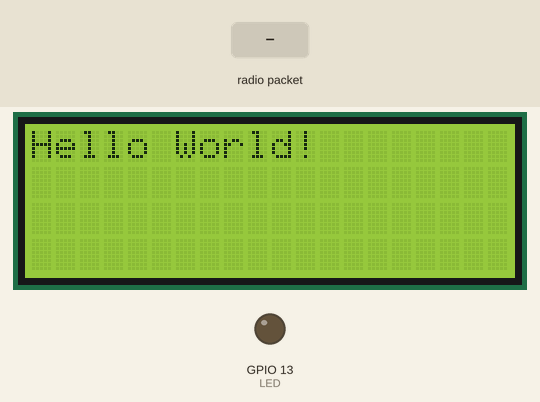
The sketch below on a simulated ESP32. Shown: 20×4 character LCD, output pins drawn as LEDs (lit = HIGH). The inputs (shaded band) are chosen by the test bench. No radio packets arrive unless stated; pins used as bus, display or sensor lines are not drawn; what the sketch prints to the serial monitor is not drawn.

Above: at 2.2 s.
2.3 s: radio packet "1" arrives
At 3.2 s:
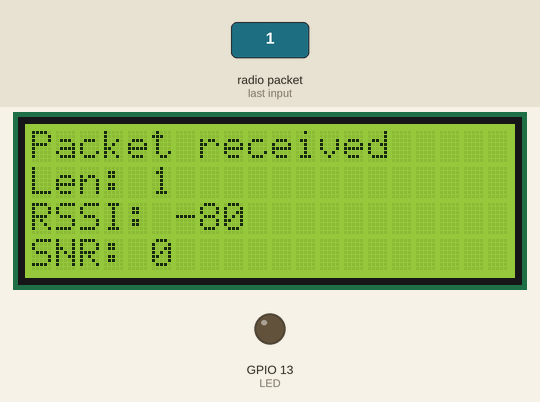
Timing chart, 0 to 5.3 s (numbered marks = the images above; inputs shaded):
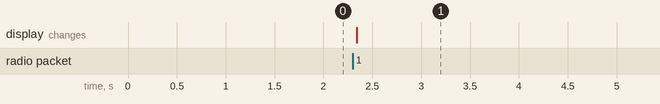

The sketch:

Opgave_ESP32.ino
```cpp
// Arduino9x_RX
// -*- mode: C++ -*-
// Example sketch showing how to create a simple messaging client (receiver)
// with the RH_RF95 class. RH_RF95 class does not provide for addressing or
// reliability, so you should only use RH_RF95 if you do not need the higher
// level messaging abilities.
// It is designed to work with the other example Arduino9x_TX

#include <SPI.h>
#include <RH_RF95.h>
#include <DIYables_LCD_I2C.h>

#define RFM95_CS 5
#define RFM95_RST 14
#define RFM95_INT 2
#define RF95_FREQ 433.0

// Change to 434.0 or other frequency, must match RX's freq!
//#define RF95_FREQ 915.0
DIYables_LCD_I2C lcd(0x27, 20, 4); // I2C address 0x27, 20 column and 4 rows

// Singleton instance of the radio driver
RH_RF95 rf95(RFM95_CS, RFM95_INT);

// Blinky on receipt
#define LED 13

void setup()
{
  //rf95.init();
  lcd.init(); // Initialize the LCD I2C display
  lcd.backlight();
  lcd.setCursor(0,0);
  lcd.print("Hello World!");
  delay(1000);
  pinMode(LED, OUTPUT);
  pinMode(RFM95_RST, OUTPUT);
  digitalWrite(RFM95_RST, HIGH);

  // manual reset
  digitalWrite(RFM95_RST, LOW);
  delay(10);
  digitalWrite(RFM95_RST, HIGH);
  delay(10);


  while (!rf95.init()) {
  Serial.println("LoRa radio init failed");
  while (1);
  }
  Serial.println("LoRa radio init OK!");

  // Defaults after init are 434.0MHz, modulation GFSK_Rb250Fd250, +13dbM
  if (!rf95.setFrequency(RF95_FREQ)) {
    Serial.println("setFrequency failed");
    while (1);
  }
  Serial.print("Set Freq to: "); Serial.println(RF95_FREQ);

  // Defaults after init are 434.0MHz, 13dBm, Bw = 125 kHz, Cr = 4/5, Sf = 128chips/symbol, CRC on

  // The default transmitter power is 13dBm, using PA_BOOST.
  // If you are using RFM95/96/97/98 modules which uses the PA_BOOST transmitter pin, then
  // you can set transmitter powers from 5 to 23 dBm:
  rf95.setTxPower(23, false);

  // Set spreading factor to the max.
  rf95.setSpreadingFactor(12);
  rf95.setFrequency(RF95_FREQ); //433
  rf95.setTxPower(23, false);
  //rf95.setSignalBandwidth(400000);
}

void loop()
{
  if (rf95.available())
  {
    // Should be a message for us now
    uint8_t buf[RH_RF95_MAX_MESSAGE_LEN];
    uint8_t len = sizeof(buf);

    if (rf95.recv(buf, &len))
    {
      lcd.clear();
      lcd.setCursor(0, 0);
      lcd.print("Packet received");
      lcd.setCursor(0, 1);
      lcd.print("Len: ");
      lcd.print(len);
      lcd.setCursor(0, 2);
      lcd.print("RSSI: ");
      lcd.print(rf95.lastRssi());
      lcd.setCursor(0, 3);
      lcd.print("SNR: ");
      lcd.print(rf95.lastSNR());
    }
    else
    {
      lcd.setCursor(0, 0);
      lcd.clear();
      lcd.print("I am alone");
    }
  }
}


/*
Hvilken frekvens sender LoRa radioen på?
Vores LoRa sender frekvenser på 433 MHz.

Hvilke andre frekvenser kan LoRa radioer sende på?
Rfm 95-97 sender typisk fra 868 eller 915 MHz.

Hvorfor findes de med forskellige frekvenser?
Umiddelbart for at undgå interferens, hvis for mange enheder sender på samme frekvens. Det kan resulterer i problemer med signalet.

Hvad er fordelene og ulemperne ved hhv. en lavere eller højere frekvens?
Lavere frekvens sender mere dataer og er derfor mere effektive. Men de er også mere ustabile, og dataen kan derfor nemmere gå tabt.
Længere frekvenser kan ikke sende ligeså meget data, men er derimod langt mere stabile og kan sende over langt større afstande.

Her er en liste over nogle af de vigtigste begreber indenfor radiokommunikation og LoRa.
Fordel begreberne mellem jer og forklar på skift overfor hinanden hvad de betyder.
RSSI:
Received Signal Strength Indicator måler radiosignalets styrke fra en enhed. Den bliver vist som et negativt nummer og jo tættere på nul værdien er, jo større er styrken.

SNR:
Signal-to-Noise Ratio måler det ønskede signal i forhold til støjen forårsaget af signalet.

Link Budget:
Man kan måle hvor meget af signalet der kan gå tabt og om infrastrukturen tillader at signalet kan nå det ønskede mål.

CSS (Chirp Spread Spectrum)
I stedet for en fast frekvens øger og sænker den frekvensen over tid, hvilket gør den mere resistent overfor støj, formindsker multi-path fading(finder mål til den ønskede enhed
igennem flere vej, hvilket reducere signalets styrke og doppler shifts indvirkning(hvordan frekvensen ændres afhængigt af afstanden.

Spreading Factor (SF)
Kontrollere hastigheden af signalet. Et lavere sf sender data hurtigere over korte afstand. En højere sf sender dataen langsommere, men med større robusthed.

Bandwidth(BW)
Definere breden af frekvenskanalen.

Coding Rate (CR):
Definere proportionen af brugbare data bits ubrugelige bits. Det bliver defineret som 4/5, 4/6, 4/7, 4/8 hvor fire payload bits bliver sammenfattet med bits som er fejlkorrigerende.

Sync Word:
En unik bit tilføjet til starte af de pakker som bliver sendt, som adskiller de forskellige netværk. Man skal have det samme sync word, hvis man skal kommunikere på de samme netværk.

Preamble:
Er en bit i pakken, som synkroniserer modtager og afsenderen i tid og frekvens.

Time on Air (ToA):
Den totale tid det tager at sende en pakke. Den afhænger af SF, BW, CR og payload længden. En højere SF kan fordoble TOA pr. skridt og rækkevidden, men bruger mere batteri
og sænker netværkets kapacitet.

Duty Cycle:
Hvor lang tid enheden må sende signal kontra, hvor lang tid den skal være stille. Det forhindrer at netværket bliver overfyldt og reducere støj. I europa er det lovpligtigt.
Hvis der er udstedt en 1% duty cycle, betyder det at radio signalet kun må være aktiv 1 sekund pr 100. sekund.

TX Power:
Justere radiosignalets styrke, typiks fra et spektrum mellem -9 dBm til +22 dbm. Højere tx power forstærker radiosignalet, men bruger også yderligere batteri.
Der er på samme måde som dutycycle også lovpligtigt begrænsninger på signalstyrkets tilladte rækkevidde.


Modificer koden, så modtager-enheden skriver RSSI og SNR-værdier til displayet.
Find en anden gruppe og fordel rollerne som transmitter og receiver mellem jer på skift, så
begge grupper kan sende og modtage data.
Gå en runde på skolen og test transceiverens rækkevidde. På hvor lang afstand kan I få de to
radioer kommunikere med hinanden?
*/
```

Measured:
- after the input at 2.3 s, the display: changes at once (image 1)
